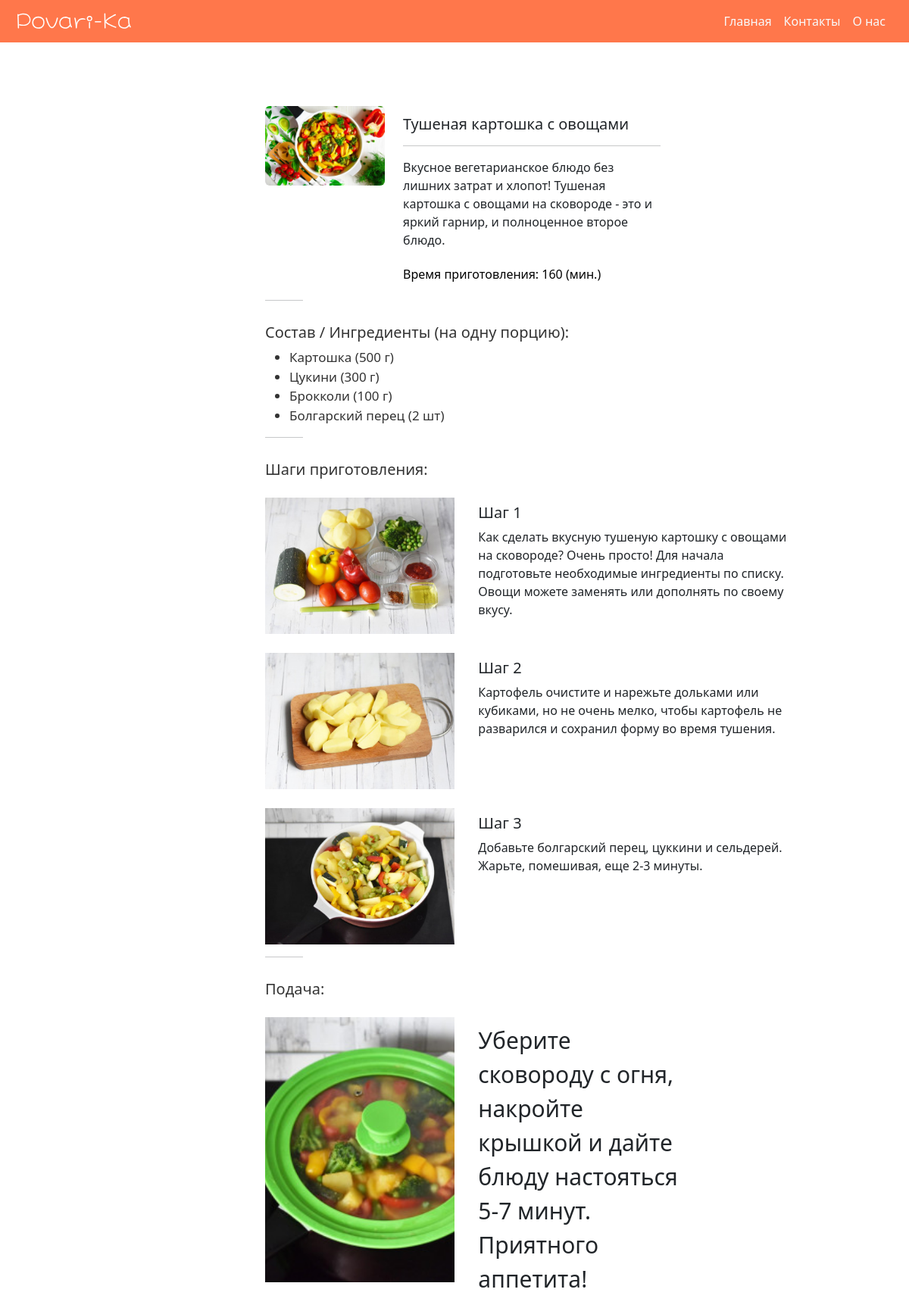
Page /recipe/6 on the committed database.
### recipes/models.py (models this page shows, shortened)
class Recipe(models.Model):
    category = models.CharField(max_length=15, choices=CATEGORY_CHOICES, default='')
    name = models.CharField(max_length=250, default='', unique=True)
    description = models.CharField(max_length=150, default='')
    image = models.ImageField(upload_to='images', blank=True, null=True, default='Recipe Image')
    cooking_time = models.IntegerField(null=True)

class Ingredient(models.Model):
    recipe = models.ForeignKey(Recipe, on_delete = models.CASCADE)
    ingredient = models.CharField(max_length=500)
    amount_ingredient = models.CharField(max_length=15, default='')

class Step(models.Model):
    recipe = models.ForeignKey(Recipe, on_delete = models.CASCADE)
    step_number = models.IntegerField()
    description = models.CharField(max_length=230)
    image = models.ImageField(upload_to='images', default='')

class Serving(models.Model):
    recipe = models.ForeignKey(Recipe, on_delete = models.CASCADE, default='')
    description = models.CharField(max_length=106)
    image = models.ImageField(upload_to='images', default='')

### recipes/views.py (the view)
# urls.py: path('recipe/<int:id>', views.recipe, name='recipe'),
def recipe(request, id):
    template = loader.get_template('recipe.html')
    recipe_choices = Recipe.objects.get(id=id)
    ingredients = Ingredient.objects.all().filter(recipe = id)
    steps = Step.objects.all().filter(recipe = id)
    serving = Serving.objects.get(recipe = id)
    context = {
        'recipe_choices': recipe_choices,
        'ingredients': ingredients,
        'steps': steps,
        'serving': serving,
    }
    return HttpResponse(template.render(context, request))

### recipes/templates/recipe.html (shortened to what this page needs)
{% extends "master.html" %}
{% load static %}
{% block css %}
<link rel="stylesheet" href="{% static 'css/recipe.css' %}">
{% endblock %}
{% block content %}
    <div class="hero-block">
        <div class="row">
            <div class="col-md-10">
                <div class="row bg-white rounded">
                    <div class="col-md-3 mt-1">
                        <img class="hero-image img-fluid img-responsive rounded product-image" src="{{ recipe_choices.image.url }}">
                    </div>
                    <div class="hero-text col-md-6 mt-3">
                        <h5>{{ recipe_choices.name|lower|capfirst }}</h5>
                        <hr>
                        <p class="text-justify para mb-0">{{ recipe_choices.description }}<br><br></p>
                        <h6 class="cooking-time">Время приготовления: {{ recipe_choices.cooking_time }} (мин.)</h6>
                    </div>
                </div>
            </div>
        </div>
        <hr class="hr-recipe">
        <h1 class="ingredients-title">Состав / Ингредиенты (на одну порцию):</h1>
        <ul class="ingredients-list">
            {% for x in ingredients %}
                <li class="ingredient">{{ x.ingredient }} ({{ x.amount_ingredient }})</li>
            {% endfor %}
        </ul>
        <hr class="hr-recipe">
        <h1 class="ingredients-title">Шаги приготовления:</h1>
        {% for x in steps %}
            <div class="steps mb-3" style="max-width: 700px;">
                <div class="row no-gutters">
                    <div class="col-md-4">
                        <img class="step-image" src="{{ x.image.url }}" alt="...">
                    </div>
                    <div class="col-md-8">
                        <div class="card-body">
                            <h5 class="card-title">Шаг {{ x.step_number }}</h5>
                            <p class="card-text">{{ x.description }}</p>
                        </div>
                    </div>
                </div>
            </div>
        {% endfor %}
        <hr class="hr-recipe">
        <h1 class="ingredients-title">Подача:</h1>
        <div class="steps mb-3" style="max-width: 700px;">
            <div class="row no-gutters">
                <div class="col-md-4">
                    <img class="serving-image" src="{{ serving.image.url }}" alt="...">
                </div>
                <div class="col-md-8">
                    <div class="serving-card-body">
                        <p class="card-title">{{ serving.description }}</p>
                    </div>
                </div>
            </div>
        </div>
    </div>
{% endblock %}

### static/css/global.css (style rules this page uses)
body { background-color: #EFE7DC; }

### static/css/recipe.css (style rules this page uses)
.hero-block { margin-top: 80px; margin-left: 350px; }
.hero-image { height: 250px; width: 250px; object-fit: cover; }
.hero-text { margin-left: 0px; }
.cooking-time { color: #000000; }
.ingredients-title { margin-top: 30px; font-size: 20px; color: #333333; }
.ingredient { font-size: 17px; color: #333333; }
.steps { margin-top: 25px; }
.step-image { height: 180px; width: 250px; object-fit: cover; }
.card-body { margin-top: 8px; margin-left: 40px; }
.card-text { margin-top: 8px; }
.serving-card-body { margin-top: 8px; margin-left: 40px; width: 280px; font-weight: 300; font-size: 30px; }
.serving-image { height: 350px; width: 250px; object-fit: cover; }
.hr-recipe { width: 50px; }

### rows in the picture
Recipe: image (picture), name "Тушеная картошка с овощами", description "Вкусное вегетарианское блюдо без лишних затрат и хлопот! Тушеная картошка с овощами на сковороде - это и яркий гарнир, и полноценное второе блюдо.", cooking_time "160"
Ingredient: ingredient "Картошка", amount_ingredient "500 г"
Ingredient: ingredient "Цукини", amount_ingredient "300 г"
Ingredient: ingredient "Брокколи", amount_ingredient "100 г"
Ingredient: ingredient "Болгарский перец", amount_ingredient "2 шт"
Step: image (picture), step_number "1", description "Как сделать вкусную тушеную картошку с овощами на сковороде? Очень просто! Для начала подготовьте необходимые ингредиенты по списку. Овощи можете заменять или дополнять по своему вкусу."
Step: image (picture), step_number "2", description "Картофель очистите и нарежьте дольками или кубиками, но не очень мелко, чтобы картофель не разварился и сохранил форму во время тушения."
Step: image (picture), step_number "3", description "Добавьте болгарский перец, цуккини и сельдерей. Жарьте, помешивая, еще 2-3 минуты."
Serving: image (picture), description "Уберите сковороду с огня, накройте крышкой и дайте блюду настояться 5-7 минут. Приятного аппетита!"
